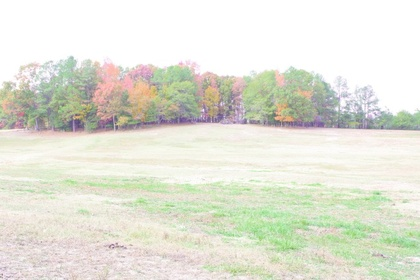
%> input picture lab03/overexposed2.jpg, 420 x 280 px, shrunk from 675 x 450 before the run
$ octave powerlaw_overexpose2.m   (GNU Octave 9; MATLAB toolbox functions it lacks are replaced by stand-ins)
%> lines starting %> are read from the running program, lines starting %| are printed output that depends on the picture
clc,clear,close all;
img = imread('overexposed2.jpg');
%> img is the input picture: size 280x420x3 uint8; mean R, G, B 226.8, 227.8, 215.4
img = rgb2gray(img);
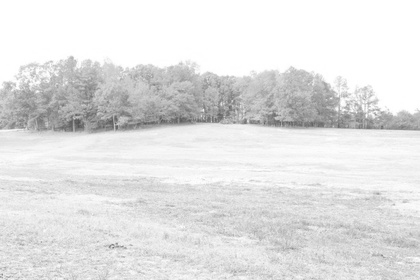
%> img: size 280x420 uint8; min 81, max 255, mean 226.1
[row,col] = size(img);
%> row = 280; col = 420
img2 = zeros(row,col);
img2(1:row,1:col) = img(1:row,1:col);

gamma = 0.67;
c=1;
for y=1:row
    for x=1:col
        img2(y,x) = c*img2(y,x)^gamma;
    end
end
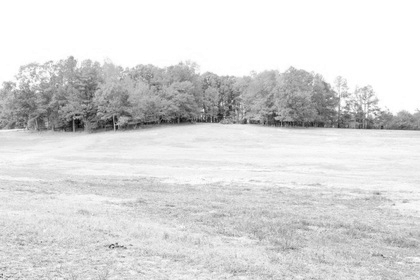
%> img2: size 280x420 double; min 19, max 40.96, mean 37.7; drawn with min black and max white

subplot(1,2,1);
imshow(img);
subplot(1,2,2);
imshow(uint8(img2));
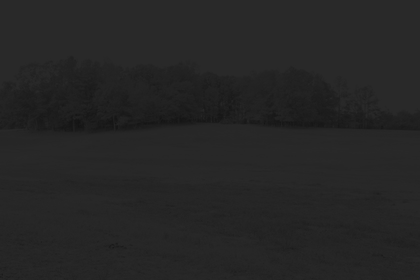
%> displayed picture: size 280x420, on the screen's scale of 0 to 255; min 19, max 41, mean 37.7

$ run again, with lab03/overexposed1.jpg copied over lab03/overexposed2.jpg
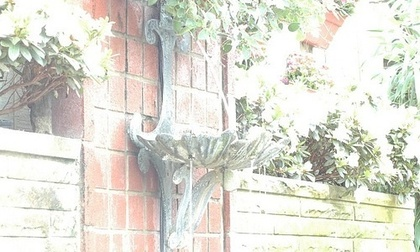
%> input picture lab03/overexposed1.jpg, 420 x 252 px, shrunk from 500 x 300 before the run
%> img is the input picture: size 252x420x3 uint8; mean R, G, B 222.5, 221.5, 211.4
%> `img = rgb2gray(img);`:
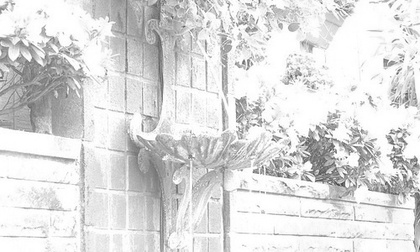
%> img: size 252x420 uint8; min 62, max 255, mean 220.7
%> after the loop `for y=1:row`:
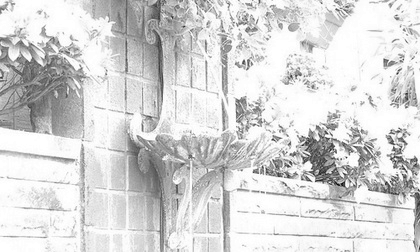
%> img2: size 252x420 double; min 15.88, max 40.96, mean 37.1; drawn with min black and max white
